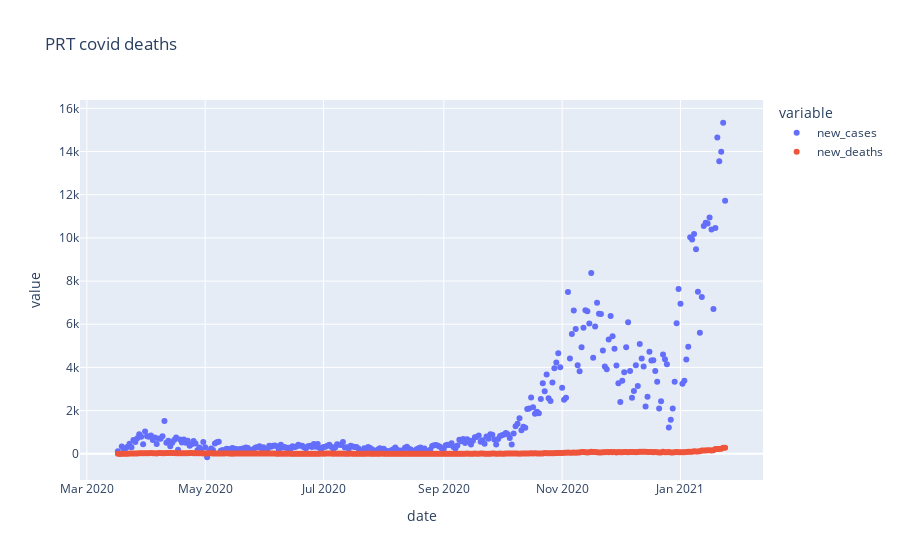

The code cell stored with this chart in its notebook:
### Code cell
prtb_2_dots = b_2_dots(df= prt_dd, x= prt_dd['date'], y=prt_dd.columns, title= 'PRT covid deaths')

### Figure 1 — Plotly figure (JSON) as saved in the notebook; plotly's stock layout.template omitted (floating-point values rounded to 4 significant figures; data arrays with more than 128 entries replaced by an {"elided": "..."} marker saying what was removed)
{"data": [{"hovertemplate": "variable=new_cases<br>date=%{x}<br>value=%{y}<extra></extra>", "legendgroup": "new_cases", "marker": {"color": "#636efa", "symbol": "circle"}, "mode": "markers", "name": "new_cases", "orientation": "v", "showlegend": true, "type": "scatter", "x": {"elided": "314 str values"}, "xaxis": "x", "y": {"elided": "314 int values"}, "yaxis": "y"}, {"hovertemplate": "variable=new_deaths<br>date=%{x}<br>value=%{y}<extra></extra>", "legendgroup": "new_deaths", "marker": {"color": "#EF553B", "symbol": "circle"}, "mode": "markers", "name": "new_deaths", "orientation": "v", "showlegend": true, "type": "scatter", "x": {"elided": "314 str values"}, "xaxis": "x", "y": {"elided": "314 int values"}, "yaxis": "y"}], "layout": {"legend": {"title": {"text": "variable"}, "tracegroupgap": 0}, "title": {"text": "PRT covid deaths"}, "xaxis": {"anchor": "y", "domain": [0, 1], "title": {"text": "date"}}, "yaxis": {"anchor": "x", "domain": [0, 1], "title": {"text": "value"}}}}
